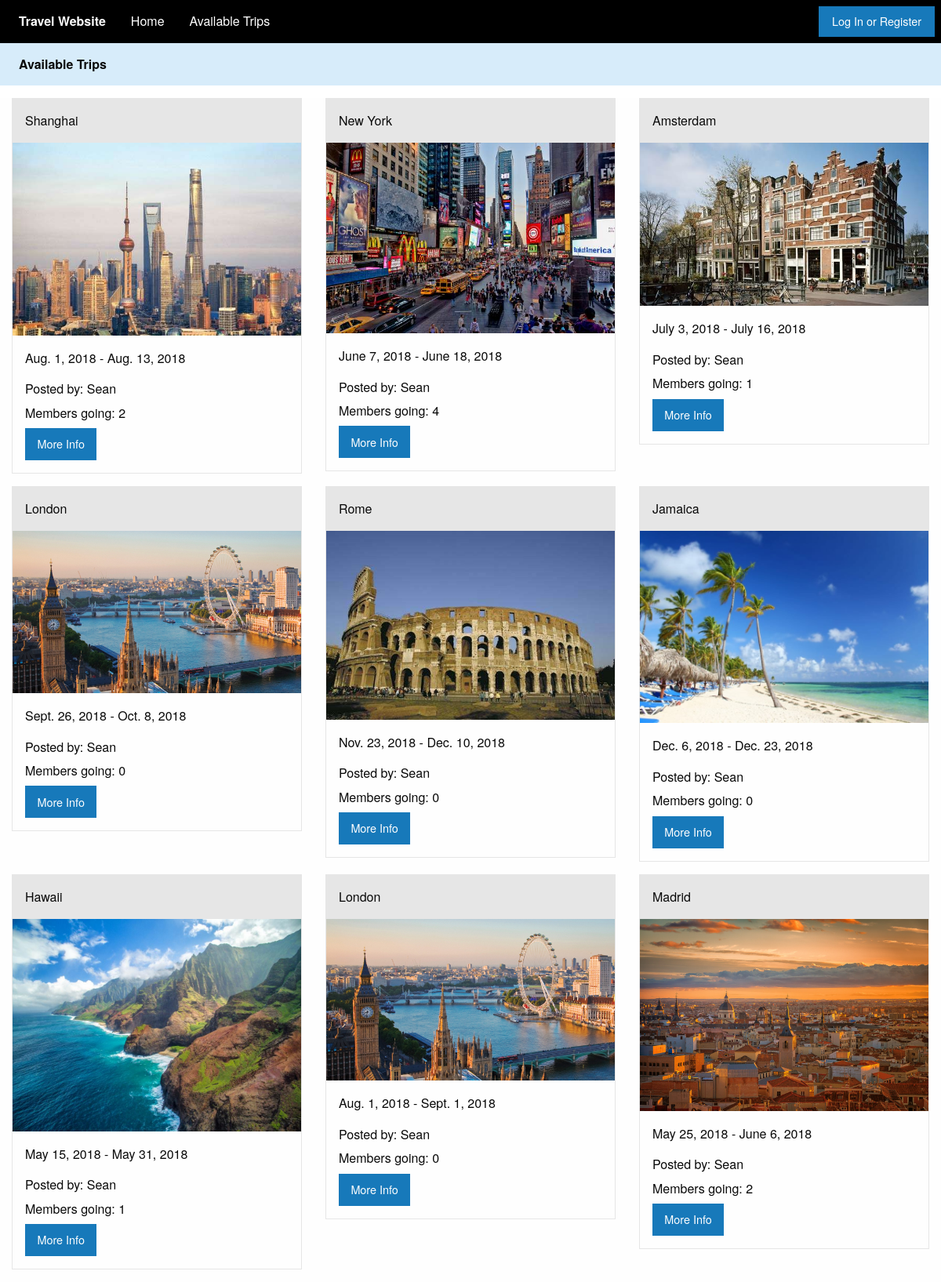
The page /trips/ on the database its author committed.
### myapp/models.py (models this page shows, shortened)
class Trip(models.Model):
    name = models.CharField(max_length=40)
    description = models.CharField(max_length=1000)
    start_date = models.DateField()
    end_date = models.DateField()
    created_on = models.DateTimeField(auto_now_add=True, blank=True)
    author = models.ForeignKey(User, on_delete=models.CASCADE)
    image = models.ImageField(max_length = 150, upload_to='uploads/%Y/%M/%D')
    image_description = models.CharField(max_length=40)
    num_people = models.IntegerField(default=0)

### myapp/views.py (the view)
# urls.py: path('trips/', views.trips),
@csrf_exempt
def trips(request):
    trip_list = Trip.objects.all()
    context = {'trip_list':trip_list}
    return render(request, 'trips.html', context)

### myapp/templates/trips.html (shortened to what this page needs)
{% extends "base.html" %}
{% block body %}
<div class="top-bar" style="background-color:#d7ecfa">
  <div class="top-bar-left">
    <ul class="dropdown menu" style="background-color:#d7ecfa" data-dropdown-menu>
      <li class="menu-text" style="background-color:#d7ecfa">Available Trips</li>
    </ul>
  </div>
</div>
<div class="top-bar" style="background-color:#FFFFFF">
</div>
<div class="grid-container">
    <div class="grid-x grid-padding-x large-up-3 medium-up-2 small-up-1">
          {% for trip in trip_list %}
          <div class="cell">
            <div class="card">
              <div class="card-divider">{{ trip.name }}</div>
              <img src="{{ trip.image.url }}" alt="{{ trip.image_description }}" class="img-responsive img-rounded">
              <div class="card-section">
                <p>{{ trip.start_date }} - {{ trip.end_date }}</p>
                <h6>Posted by: {{ trip.author.first_name }}</h6>
                <h6>Members going: {{ trip.num_people }}</h6>
                <a id="{{ trip.id }}" {% if user.is_authenticated %}href="/trip_info{{ trip.id }}"{% else %}href="/login"{% endif %} method="GET" class="button">More Info</a>
              </div>
            </div>
          </div>
          {% endfor %}
    </div>
</div>
{% endblock %}

### rows shown on the page
Trip: name "Shanghai", image (picture), start_date "Aug. 1, 2018", end_date "Aug. 13, 2018", author.first_name "Sean", num_people "2"
Trip: name "New York", image (picture), start_date "June 7, 2018", end_date "June 18, 2018", author.first_name "Sean", num_people "4"
Trip: name "Amsterdam", image (picture), start_date "July 3, 2018", end_date "July 16, 2018", author.first_name "Sean", num_people "1"
Trip: name "London", image (picture), start_date "Sept. 26, 2018", end_date "Oct. 8, 2018", author.first_name "Sean", num_people "0"
Trip: name "Rome", image (picture), start_date "Nov. 23, 2018", end_date "Dec. 10, 2018", author.first_name "Sean", num_people "0"
Trip: name "Jamaica", image (picture), start_date "Dec. 6, 2018", end_date "Dec. 23, 2018", author.first_name "Sean", num_people "0"
Trip: name "Hawaii", image (picture), start_date "May 15, 2018", end_date "May 31, 2018", author.first_name "Sean", num_people "1"
Trip: name "London", image (picture), start_date "Aug. 1, 2018", end_date "Sept. 1, 2018", author.first_name "Sean", num_people "0"
Trip: name "Madrid", image (picture), start_date "May 25, 2018", end_date "June 6, 2018", author.first_name "Sean", num_people "2"
